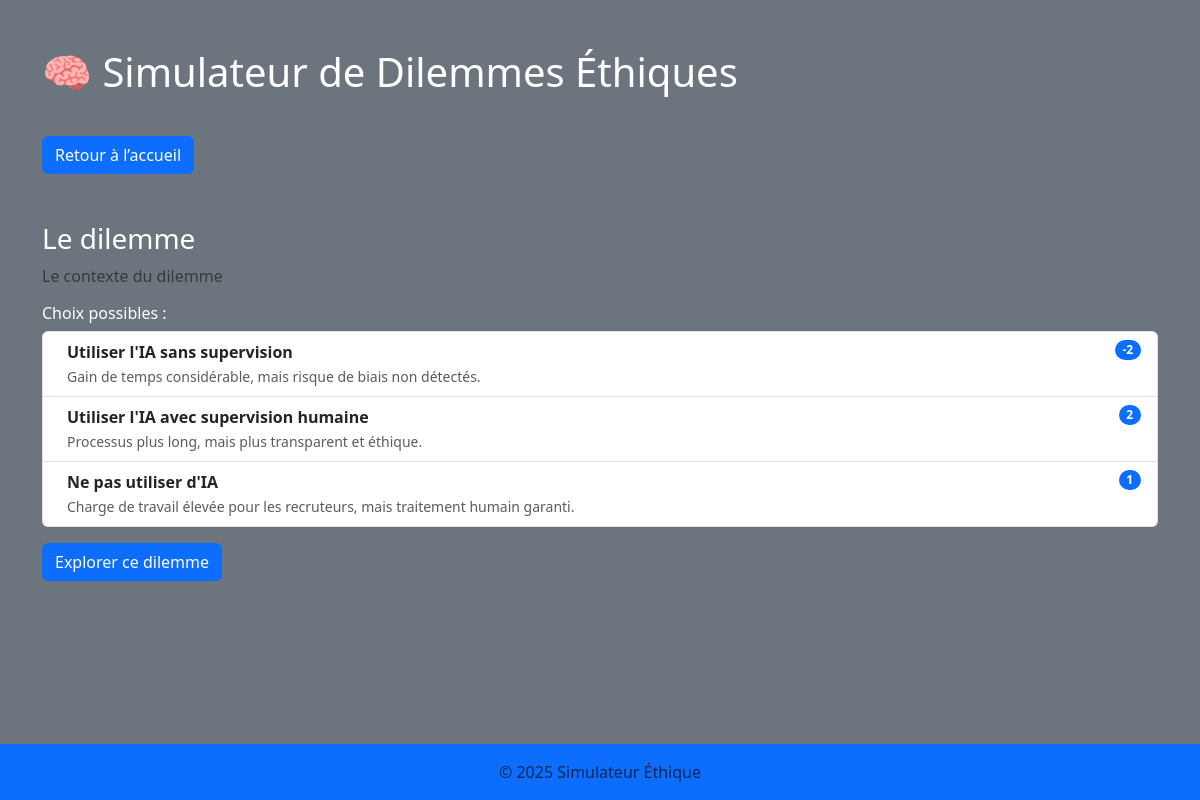
/scenarios/, run on an earlier commit of the app's database.
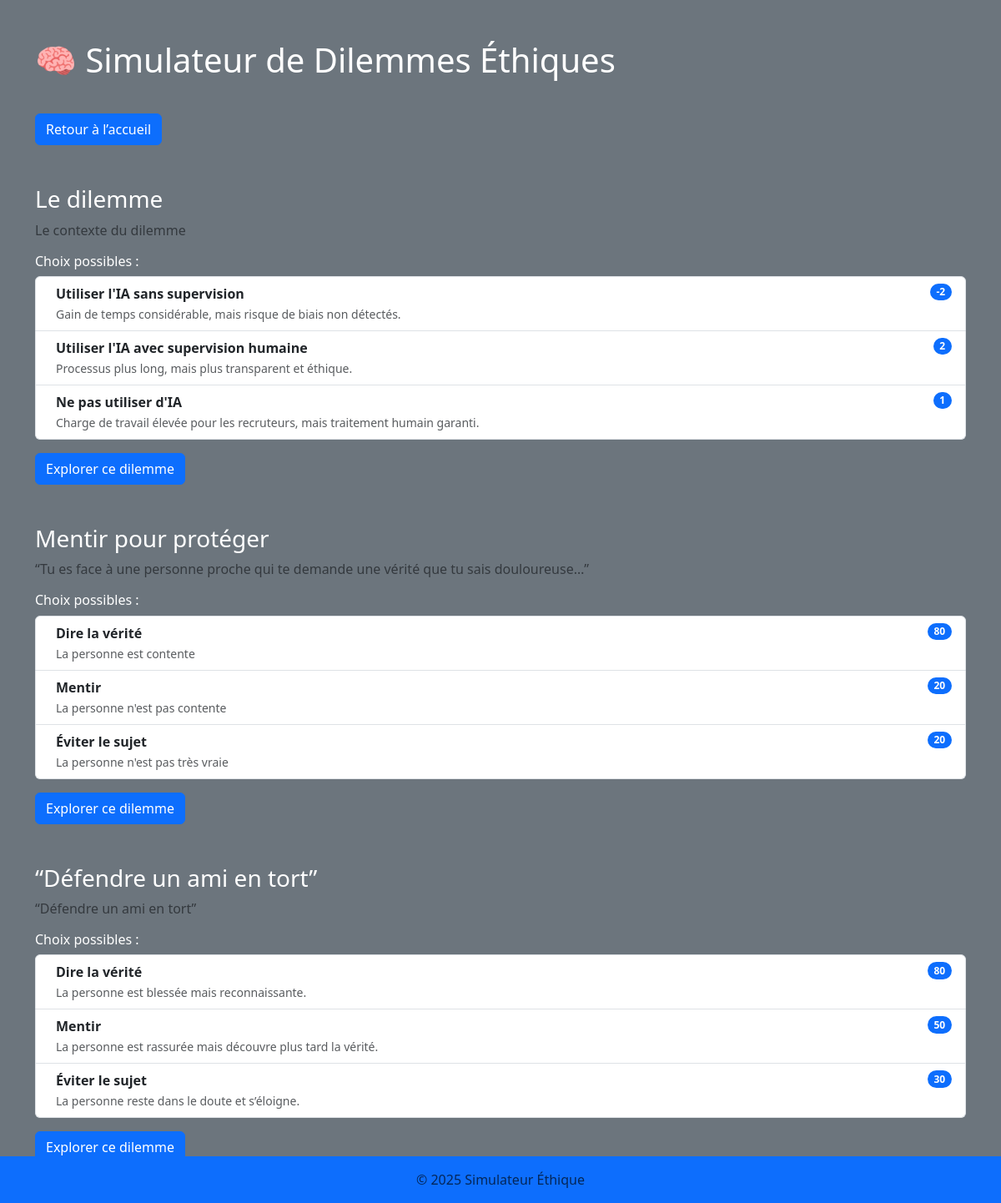
And on a later commit of the database.
### scenarios/models.py (models this page shows, shortened)
class Scenario(models.Model):
    title = models.CharField(max_length=255)
    description = models.TextField()
    choices = models.JSONField()
    consequences = models.JSONField()
    ethical_scores = models.JSONField()
    selected_choice = models.CharField(max_length=255, blank=True, null=True)

### scenarios/views.py (the view)
# urls.py: path('scenarios/', views.scenario_list, name='scenario_list'),
def scenario_list(request):
    scenarios = Scenario.objects.all()
    return render(request, 'scenarios/scenario_list.html', {'scenarios': scenarios})

### scenarios/templatetags/custom_filters.py (called while the page is built)
@register.filter
def get_item(dictionary, key):
    return dictionary.get(key)

### scenarios/templates/scenarios/scenario_list.html (shortened to what this page needs)
{% load custom_filters %}
<!DOCTYPE html>
<html lang="fr">
  <head>
    <link
      href="https://cdn.jsdelivr.net/npm/bootstrap@5.3.3/dist/css/bootstrap.min.css"
      rel="stylesheet"
    />
  </head>
  <body class="bg-secondary text-white">
    <div class="container py-5">
      <h1 class="mb-4">🧠 Simulateur de Dilemmes Éthiques</h1>
            <a href="{% url 'home' %}" class="btn btn-primary mt-3"
        >Retour à l’accueil</a
      >
      {% for scenario in scenarios %}
      <h3 class="mt-5">{{ scenario.title }}</h3>
      <p class="text-muted">{{ scenario.description }}</p>
      <h6>Choix possibles :</h6>
      <ul class="list-group mb-3">
        {% for choice in scenario.choices %}
        <li
          class="list-group-item d-flex justify-content-between align-items-start"
        >
          <div class="ms-2 me-auto">
            <div class="fw-bold">{{ choice }}</div>
            {% if scenario.consequences %}
            <small class="text-muted"
              >{{ scenario.consequences|get_item:choice }}</small
            >
            {% endif %}
          </div>
          {% if scenario.ethical_scores %}
          <span class="badge bg-primary rounded-pill">
            {{ scenario.ethical_scores|get_item:choice }}
          </span>
          {% endif %}
        </li>
        {% endfor %}
      </ul>
<a href="{% url 'scenario_detail' scenario.id %}" class="btn btn-primary">Explorer ce dilemme</a>
      {% empty %}
      <p>Aucun scénario disponible pour le moment.</p>
      {% endfor %}
    </div>
  </body>
  <nav class="navbar fixed-bottom bg-primary text-white">
    <div class="container text-center">
      <span class="navbar-text w-100">© 2025 Simulateur Éthique</span>
    </div>
  </nav>
</html>

What changed in the data, as far as the page shows it:
added Scenario: title "Mentir pour protéger", description "“Tu es face à une personne proche qui te demande une vérité que tu sais douloureuse…”", choices "Dire la vérité" "Mentir" "Éviter le sujet", consequences|get_item "La personne est contente" "La personne n'est pas contente" "La personne n'est pas très vraie", ethical_scores|get_item "80" "20" "20"
added Scenario: title "“Défendre un ami en tort”", description "“Défendre un ami en tort”", choices "Dire la vérité" "Mentir" "Éviter le sujet", consequences|get_item "La personne est blessée mais reconnaissante." "La personne est rassurée mais découvre plus tard la vérité." "La personne reste dans le doute et s’éloigne.", ethical_scores|get_item "80" "50" "30"
